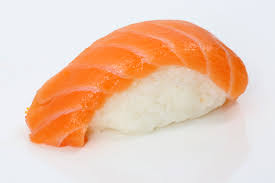
#> input picture LAB Computer Vision/LAB6/Dataset/sushi1.jpeg, 275 x 183 px; the run also reads 1 picture not shown here
$ jupyter execute LAB6_CV.ipynb
#> lines starting #> are read from the running program, lines starting #| are printed output that depends on the picture
### **Sesi 6 - Image Matching**
* [] Feature Descriptor -> jelasi ndia bentuk gambarnya gmn pake vektor, key points
* [] Feature Matching ada 3

1. SIFT -> lebih bagus dia kuat gambarnya rotate, cahaya redup masih bisa detect, tapi dia ga comercial ga gratis
2. AKAZE -> sama dia bagus juga, bedanya gratis
3. ORB -> udh pernah dibahas -> dia lummayan cepet gabungin algoritma FAST + BERIEF.

Sesi 7 KUISSS, DI SESI 7 DAN 12 50 50
individu, durasi 100 menit
soal keluar di menit 20, kalo dateng di 50 gaboleh ikut kuisnya

[cell 1]
import cv2
import numpy as np
import matplotlib.pyplot as plt
import os

[cell 2]
img = cv2.imread('Dataset/sushi1.jpeg')
#> img is the input picture: shape (183, 275, 3); mean B, G, R 184.7, 204.4, 235.6
# print(img)
# gray = cv2.cvtColor(img, cv2.COLOR_BGR2GRAY)

DATA_PATH = "Dataset/Data2/"
data = []

print(os.listdir(DATA_PATH))

for img_path in os.listdir(DATA_PATH):
    # C:\Users\dianr\OneDrive - Bina Nusantara\SEM 4\LAB AI Semester 4\LAB Computer Vision\LAB6\Dataset\sushi1.jpeg
    img_path = DATA_PATH + img_path
    img_data = cv2.imread(img_path)
    data.append(img_data)

[cell 3]
# Preprocess image -> object
target_img = cv2.cvtColor(img, cv2.COLOR_BGR2GRAY) # output image
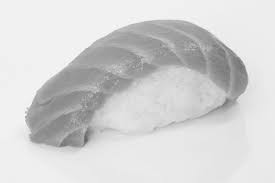
#> target_img: shape (183, 275); min 99, max 254, mean 211.5
gray = cv2.cvtColor(img, cv2.COLOR_BGR2GRAY)
gray = cv2.medianBlur(gray, 3)
gray = cv2.equalizeHist(gray)
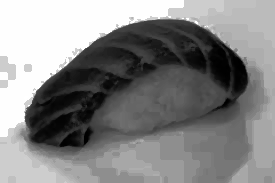
#> gray: shape (183, 275); min 0, max 255, mean 133.9

[cell 4]
# Initialize algorithm (SIFT, AKAZE, ORB)
sift = cv2.SIFT_create()
akaze = cv2.AKAZE_create()
orb = cv2.ORB_create()

[cell 5]
# Detect KeyPoints and Descriptors -> return (keypoints, descriptors)

# SIFT
target_kp, target_des = sift.detectAndCompute(gray, None)
#> target_kp = 119 keypoints; strongest (x, y, size): (64, 111, 49.7), (196, 22, 2.3), (224, 67, 32.5), (187, 19, 2.2)
# print(target_kp) #udh keformat yang bisa dibaca cv2
# print(target_des) #udh keformat yang bisa dibaca cv2 matriks


# AKAZE

# ORB

# Convert ke float32 supaya bisa dibaca sama algorithm selanjutnya
target_des = np.float32(target_des)

[cell 6]
# Initialize match counter -> track best matches, yang jelek false match kita buang
best_match = 0
best_match_data = None

[cell 7]
# Loop ke data images
for idx, img in enumerate(data):
    img_view = cv2.cvtColor(img, cv2.COLOR_BGR2RGB)
    gray = cv2.cvtColor(img, cv2.COLOR_BGR2GRAY)
    gray = cv2.medianBlur(gray, 3) # gray dipake buat komputasi aja
    gray = cv2.equalizeHist(gray) # kalo kuis dibikin function aja biar bisa dipanggil berkali2 (biar ga redundant)

    # keypoints dan descriptors
    img_kp, img_des = sift.detectAndCompute(gray, None) #ini untuk yg sift, buat yg lain juga sama tinggal ganti bagian depannya aja
    # img_kp, img_des = akaze.detectAndCompute(gray, None) #akaze
    # img_kp, img_des = orb.detectAndCompute(gray, None) #orb

    # matching features sama target image -> pake FLANN(index_params, search_params) #KUIS PAKE FLANN INIIIIIIII
    index_params = dict(algorithm=1, trees=5)

    # ORB

    search_params = dict(checks=50)

    # Initialize FLANN algorithm
    flann = cv2.FlannBasedMatcher(index_params, search_params)
    mathces = flann.knnMatch(target_des, img_des, k=2) #k=2 karena kita mau cari 2 best match untuk tiap descriptor di target image, nanti kita bandingin mana yang lebih bagus

    # Initialize mask -> untuk store match yang bagus, yang jelek kita buang
    matchesmask =[[0,0] for _ in range(0, len(mathces))]
    # array [[1,0], -> mis gambar pertama best matches maka tandain 1
    #        [0,0],dst]

    current_matches = 0

    # Lowe's ratio test -> filter good matches, yang jelek kita buang, dia compare 2 hal
    # First best matches compare with Second best matches
    # ratio < treshold -> best matches,
    # ratio > treshold -> poor matches

    for i, (fm, sm) in enumerate(mathces):
        if fm.distance < 0.5 * sm.distance: # kalo distance best match lebih kecil dari 0.5 * distance second best match, berarti best match itu bagus, jadi kita tandain di matchesmask
            matchesmask[i] = [1,0] # tandain 1 di matchesmask untuk best match yang bagus
            current_matches += 1 # increment counter untuk matches yang bagus

    if current_matches > best_match: # best matches overall semua gambarnya, current = matches untuk gambar yang lagi dicek sekarang
        best_match = current_matches
        best_match_data = {
            'image_data': img_view, # -> buat nampilin gambar yang paling mirip sama target image (originalnya) ga gray berwarna
            'keypoints': img_kp,
            'descriptors': img_des,
            'match': mathces,
            'matches_mask': matchesmask
        }
#> this loop made 3 passes
#> best_match on pass 1: 119
#> pass 2, `img_view = cv2.cvtColor(img, cv2.COLOR_BGR2RGB)`:
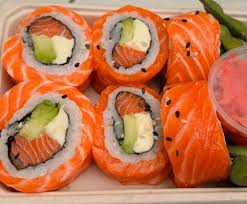
#> img_view: shape (204, 247, 3); mean R, G, B 193.9, 117.6, 78.5
#> pass 2, `gray = cv2.cvtColor(img, cv2.COLOR_BGR2GRAY)`:
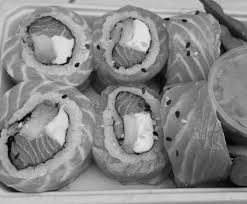
#> gray: shape (204, 247); min 1, max 236, mean 135.9
#> after the loop:
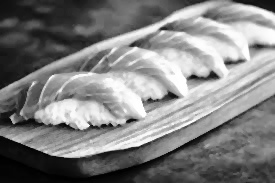
#> gray: shape (183, 275); min 0, max 255, mean 128.2
#> after the loop, best_match = 119; best_match_data = 5 items

[cell 8]
# Visualize matching
result = cv2.drawMatchesKnn(
    target_img, #target image yang mau dicocokin
    target_kp, #keypoints target image
    best_match_data['image_data'], #image yang match
    best_match_data['keypoints'], #keypoints image yang match
    best_match_data['match'], # points yang match
    None,
    matchesMask=best_match_data['matches_mask'],
    matchColor=[255, 0, 0], # Color for matching points (red)
    singlePointColor= [0, 0, 255], # Color for unmatched keypoints blue
)
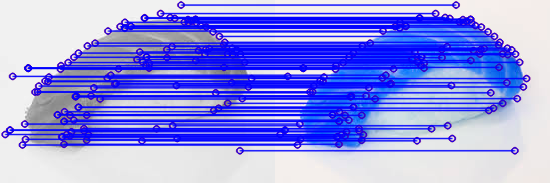
#> result: shape (183, 550, 3); mean of channels 0, 1, 2 233.1, 146.4, 143.3; drawn as B, G, R

plt.figure(figsize=(20,10))
plt.imshow(result)
plt.show() # gataw

# kuis gada teori, tips -> pahami codingan dari 3 sampe 6, 1-2 intro doang, pahamin dan hapalin pure template semua
